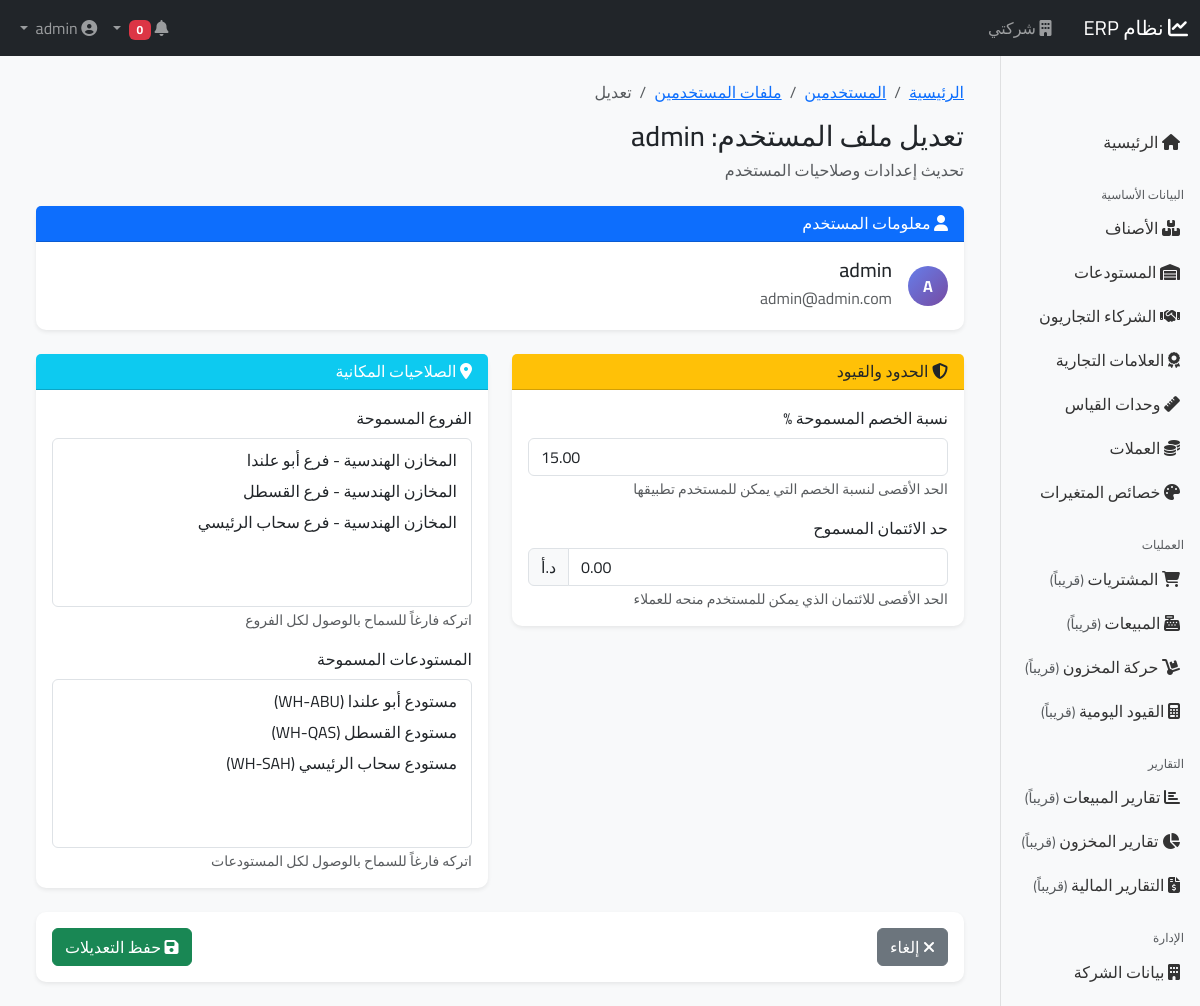
Page /profiles/1/update/ (signed in) on the earlier database version.
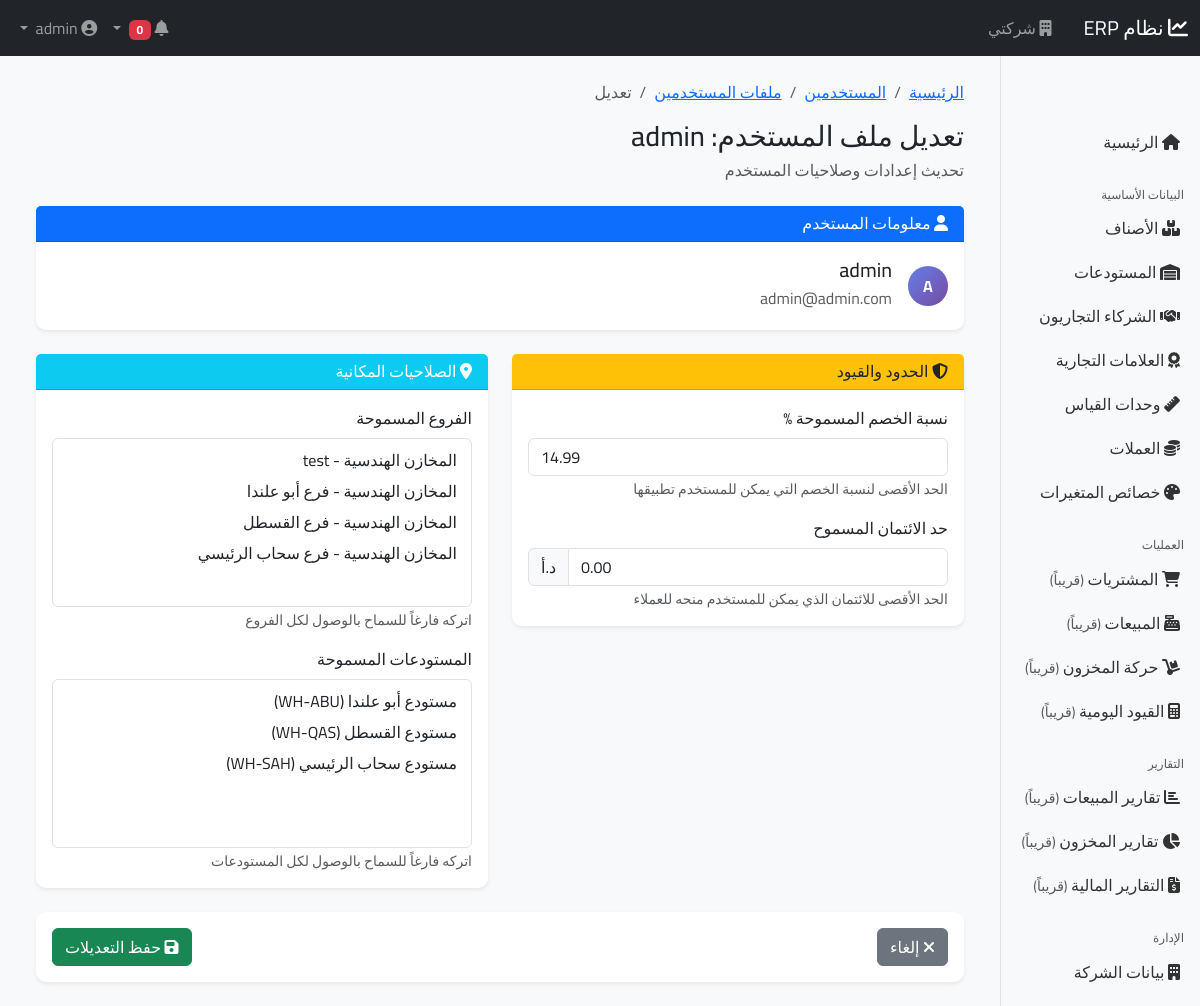
Same page on the later database version.
### apps/core/models.py (models this page shows, shortened)
class UserProfile(models.Model):
    user = models.OneToOneField(User, on_delete=models.CASCADE, related_name='profile')
    max_discount_percentage = models.DecimalField(_('نسبة الخصم المسموحة'), max_digits=5, decimal_places=2,
                                                  default=15.0)
    max_credit_limit = models.DecimalField(_('حد الائتمان المسموح'), max_digits=12, decimal_places=2, default=0)
    allowed_branches = models.ManyToManyField(Branch, verbose_name=_('الفروع المسموحة'), blank=True,
                                              help_text=_('فارغ = كل الفروع'))
    allowed_warehouses = models.ManyToManyField(Warehouse, verbose_name=_('المستودعات المسموحة'), blank=True,
                                                help_text=_('فارغ = كل المستودعات'))
    permission_groups = models.ManyToManyField(
        'PermissionGroup',
        blank=True,
        verbose_name=_('مجموعات الصلاحيات'),
        help_text=_('مجموعات الصلاحيات التي ينتمي إليها المستخدم')
    )
    created_at = models.DateTimeField(auto_now_add=True)
    updated_at = models.DateTimeField(auto_now=True)
    class Meta:
        verbose_name = _('ملف المستخدم')
        verbose_name_plural = _('ملفات المستخدمين')

class User(AbstractUser):
    phone = models.CharField(_('رقم الهاتف'), max_length=20, blank=True)
    emp_number = models.CharField(_('رقم الموظف'), max_length=20, blank=True, unique=True, null=True)
    company = models.ForeignKey(Company, on_delete=models.PROTECT, verbose_name=_('الشركة'), null=True, blank=True)
    branch = models.ForeignKey(Branch, on_delete=models.PROTECT, verbose_name=_('الفرع'), null=True, blank=True)
    default_warehouse = models.ForeignKey(Warehouse, on_delete=models.SET_NULL, null=True, blank=True,
                                          verbose_name=_('المستودع الافتراضي'), related_name='default_users')
    max_discount_percentage = models.DecimalField(_('نسبة الخصم المسموحة'), max_digits=5, decimal_places=2, default=0)
    signature = models.ImageField(_('التوقيع'), upload_to='signatures/', blank=True)
    ui_language = models.CharField(_('لغة الواجهة'), max_length=5, choices=[('ar', _('العربية')), ('en', _('English'))],
                                   default='ar')
    theme = models.CharField(_('المظهر'), max_length=20,
                             choices=[('light', _('فاتح')), ('dark', _('داكن')), ('auto', _('تلقائي'))],
                             default='light')
    is_active = models.BooleanField(_('نشط'), default=True)
    created_at = models.DateTimeField(auto_now_add=True)
    updated_at = models.DateTimeField(auto_now=True)
    class Meta:
        verbose_name = _('مستخدم')
        verbose_name_plural = _('المستخدمون')
    def can_access_branch(self, branch):
        if self.is_superuser:
            return True

### apps/core/views/user_profile_views.py (the view, shortened to what this page needs)
# urls.py: path('profiles/<int:pk>/update/', views.UserProfileUpdateView.as_view(), name='profile_update'),
class UserProfileUpdateView(LoginRequiredMixin, PermissionRequiredMixin, UserMixin, AuditLogMixin, UpdateView):
    model = UserProfile
    form_class = UserProfileForm
    template_name = 'core/user_profiles/profile_form.html'
    permission_required = 'core.change_userprofile'
    def get_form_kwargs(self):
        kwargs = super().get_form_kwargs()
        kwargs['request'] = self.request
        return kwargs
    def get_context_data(self, **kwargs):
        context = super().get_context_data(**kwargs)
        context.update({
            'title': _('تعديل ملف المستخدم: %(name)s') % {
                'name': self.object.user.get_full_name() or self.object.user.username},
            'breadcrumbs': [
                {'title': _('الرئيسية'), 'url': reverse('core:dashboard')},
                {'title': _('المستخدمين'), 'url': reverse('core:user_list')},
                {'title': _('ملفات المستخدمين'), 'url': reverse('core:profile_list')},
                {'title': _('تعديل'), 'url': ''}
            ],
            'submit_text': _('حفظ التعديلات'),
            'cancel_url': reverse('core:profile_detail', kwargs={'pk': self.object.pk}),
            'is_update': True,
        })
        return context

### apps/core/context_processors.py (called while the page is built)
def system_settings(request):
    return {
        'SYSTEM_NAME': 'نظام ERP',
        'SYSTEM_VERSION': '1.0.0',
        'COMPANY_NAME': request.current_company.name if hasattr(request, 'current_company') and request.current_company else '',
        'BRANCH_NAME': request.current_branch.name if hasattr(request, 'current_branch') and request.current_branch else '',
        'CURRENCY': 'د.أ',  # الدينار الأردني
    }

### apps/core/mixins.py (called while the page is built)
    def get_queryset(self):
        queryset = super().get_queryset()
        user = self.request.user
        if user.is_superuser:
            return queryset
        if hasattr(user, 'company') and user.company:
            return queryset.filter(company=user.company)
        return queryset.filter(pk=user.pk)  # المستخدم يرى نفسه فقط

### apps/core/models.py (called while the page is built)
    def __str__(self):
        return f"{self.name} ({self.code})"

    def __str__(self):
        return f"{self.company.name} - {self.name}"

### apps/core/templates/core/user_profiles/profile_form.html (shortened to what the changed rows need)
{% extends 'base/base.html' %}
{% load i18n static widget_tweaks %}
{% block content %}
<div class="container-fluid py-4">
    <div class="d-flex justify-content-between align-items-center mb-4">
        <div>
            <h1 class="h3 mb-1">{{ title }}</h1>
        </div>
    </div>
    <div class="card shadow-sm mb-4">
        <div class="card-body">
            <div class="d-flex align-items-center">
                <div class="flex-shrink-0 me-3">
                    <div class="user-avatar">
                        {{ object.user.first_name.0|default:object.user.username.0|upper }}
                    </div>
                </div>
                <div class="flex-grow-1">
                    <h5 class="mb-1">{{ object.user.get_full_name|default:object.user.username }}</h5>
                    <p class="text-muted mb-1">{{ object.user.email }}</p>
                </div>
            </div>
        </div>
    </div>
    <form method="post" class="needs-validation" novalidate>
        <div class="row">
            <div class="col-lg-6">
                <div class="card shadow-sm mb-4">
                    <div class="card-body">
                        <div class="row g-3">
                            <div class="col-12">
                                <label class="form-label">{% trans "نسبة الخصم المسموحة %" %}</label>
                                {{ form.max_discount_percentage|add_class:"form-control" }}
                                <small class="form-text text-muted">
                                    {% trans "الحد الأقصى لنسبة الخصم التي يمكن للمستخدم تطبيقها" %}
                                </small>
                            </div>
                            <div class="col-12">
                                <div class="input-group">
                                    {{ form.max_credit_limit|add_class:"form-control" }}
                                    <span class="input-group-text">د.أ</span>
                                </div>
                            </div>
                        </div>
                    </div>
                </div>
            </div>
            <div class="col-lg-6">
                <div class="card shadow-sm mb-4">
                    <div class="card-body">
                        <div class="row g-3">
                            <div class="col-12">
                                <label class="form-label">{% trans "الفروع المسموحة" %}</label>
                                {{ form.allowed_branches|add_class:"form-select" }}
                                <small class="form-text text-muted">
                                    {{ form.allowed_branches.help_text }}
                                </small>
                            </div>
                        </div>
                    </div>
                </div>
            </div>
        </div>
    </form>
</div>
{% endblock %}

Differences in the rows shown:
changed UserProfile "admin": max_discount_percentage "15.00" → "14.99"
Other differences:
form field allowed_branches: "المخازن الهندسية - فرع أبو علندا / المخازن الهندسية - فرع القسطل / المخازن الهندسية - فرع سحاب الرئيسي" → "المخازن الهندسية - test / المخازن الهندسية - فرع أبو علندا / المخازن الهندسية - فرع القسطل / المخازن الهندسية - فرع سحاب الرئيسي"
